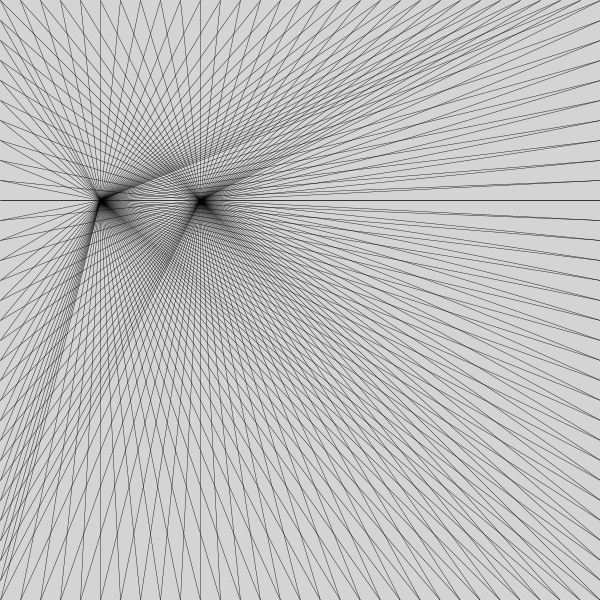
Frame 1 (no input)
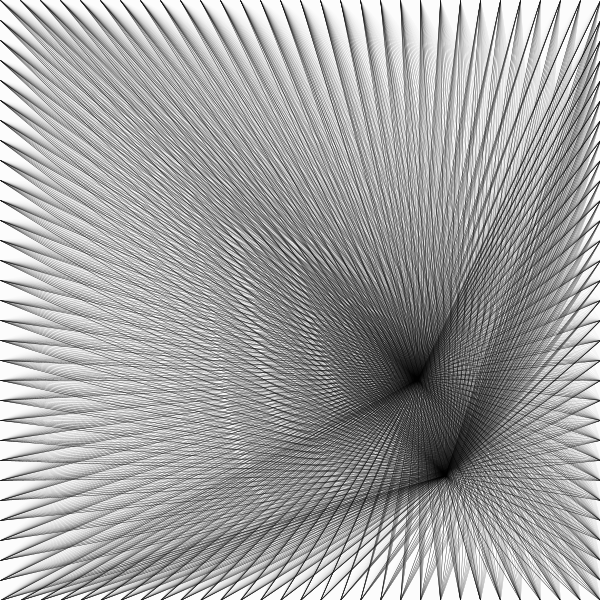
Frame 60 (the mouse pressed at the canvas centre just before this capture)
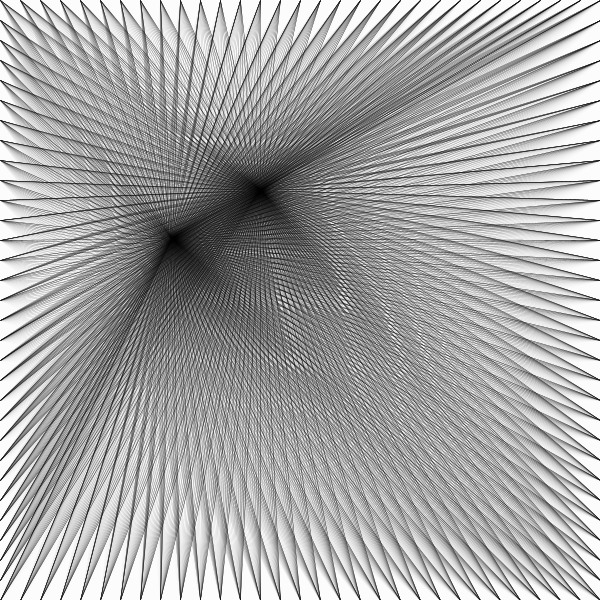
Frame 120 (the mouse held since frame 60 and released just before this capture)

The Processing sketch that drew these frames (run headless with seeded random() and noise(); from frame 60 on, the mouse is pressed at the canvas centre):

// Processing sketch: cent_lines
// ── cent_lines.pde
ArrayList<PVector> anchors = new ArrayList<>();
PVector c = new PVector(200,200);
PVector c2 = new PVector(100,200);
PVector c3 = new PVector(50,200);
PVector cent = new PVector(300,300);
float theta = 0.05;
void setup(){
  frameRate(30);
  size(600,600);
  int i = 0,j = 0;
  while(i <= 600 && j <= 600){
    if(i == 0 || i == width || j == 0 || j == width)anchors.add(new PVector(i,j));
    i += 20;
    if(i > 600){
      i = 0;
      j += 20;
    }
  }
  strokeWeight(0.4);
}
void draw(){
  //background(255);
  fill(255,40);
  rect(0-10,0-10,width+20,width+20);
  for(PVector v : anchors){
    line(v.x,v.y,c.x,c.y);
    line(v.x,v.y,c2.x,c2.y);
    
    //line(v.x,v.y,c3.x,c3.y);

  }
  float beforex = c.x;
  float beforey = c.y;
  rotate(c,cent,theta);
  float afterx = c.x;
  float aftery = c.y;
  c2.x += afterx - beforex;
  c2.y += aftery - beforey;
  //circle(c2.x,c2.y,20);
  
  rotate(c2,c,theta*1.5);

}
void rotate(PVector v, PVector pivot, float theta){
  v.x -= pivot.x;
  v.y -= pivot.y;
  
  v.rotate(theta);
  
  v.x += pivot.x;
  v.y += pivot.y;
}
